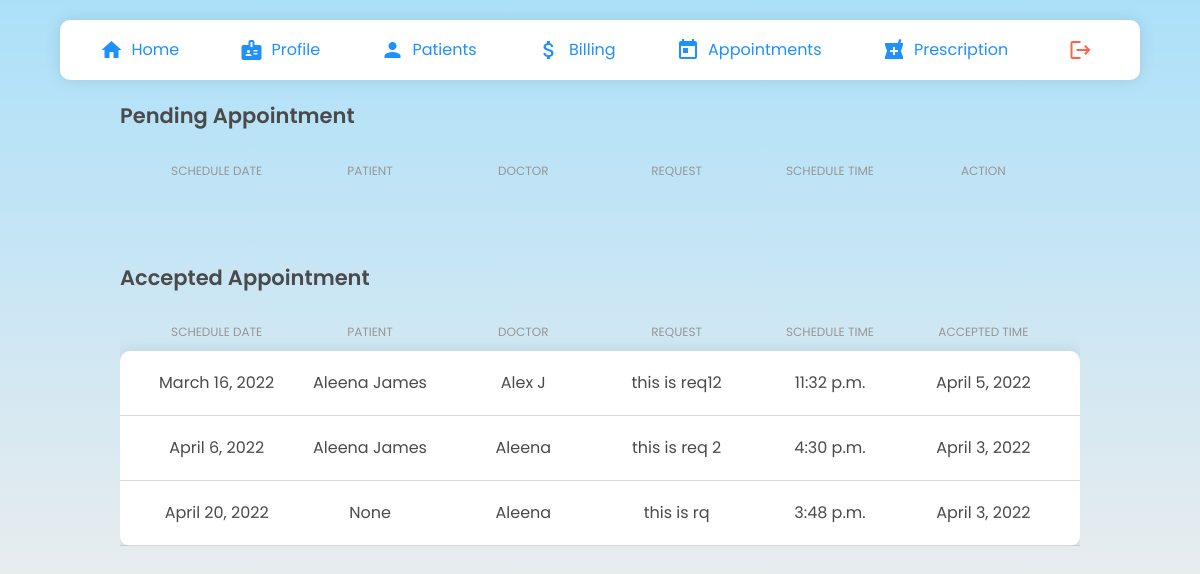
The app's page /doctors/manage-appt/ (signed in), older data.
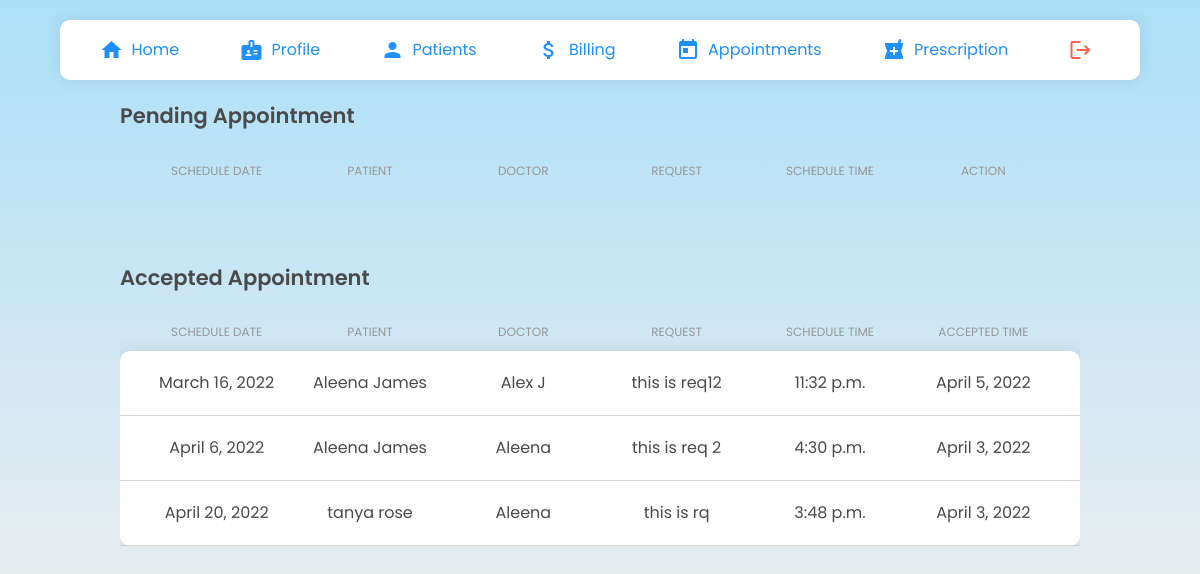
The same page, newer data.
### clinic/models.py (models this page shows, shortened)
class Schedule(models.Model):
    STATUS = ( ('Confirmed','Confirmed'), ('Cancel','Cancel'), ('Reschedule','Reschedule'), ('Attended','Attended'), ('Pending','Pending'))
    scheduleDate = models.DateField()
    scheduleTime = models.TimeField(blank=True,null=True)
    accepted = models.BooleanField(default=False)
    accepted_date = models.DateField(auto_now_add=False, null=True, blank=True)
    request = models.TextField(blank=True)
    status = models.CharField(null=True, max_length=10, choices=STATUS,blank=True)
    patient =  models.ForeignKey('patients.Patient', null=True, on_delete= models.CASCADE)
    doctor = models.ForeignKey('doctors.Doctors', null=True, on_delete=models.CASCADE)
    date_created= models.DateTimeField(auto_now_add=True, null=True)
    class Meta:
        ordering = ["-date_created"]

### patients/models.py (models this page shows, shortened)
class Patient(models.Model):
    user = models.OneToOneField(User, on_delete= models.CASCADE, primary_key= True)
    pname=models.CharField(max_length=200, null=True)
    age=models.CharField(max_length=4, null=True)
    gender= models.CharField(max_length=6, null=True)
    email=models.CharField(max_length=200, null=True)
    address= models.CharField(max_length=500, null=True)
    phone= models.CharField(max_length=13, null=True)
    date_created= models.DateTimeField(auto_now_add=True, null=True)

### doctors/models.py (models this page shows, shortened)
class Doctors(models.Model):
    ROLE = (
			('Doctor', 'Doctor'),
			('Staff', 'Staff'),
			)
    user = models.OneToOneField(User, on_delete= models.CASCADE, primary_key= True)
    dname = models.CharField(max_length=200, null=True)
    phone = models.CharField(max_length=200, null=True)
    email = models.CharField(max_length=200, null=True)
    date_created = models.DateTimeField(auto_now_add=True, null=True)
    role = models.CharField(max_length=200, null=True,choices=ROLE)
    specialisation = models.CharField(max_length=200, null=True)
    address= models.CharField(max_length=200, null=True)

### doctors/views.py (the view, shortened to what this page needs)
# urls.py: path('manage-appt/', Manageapt.as_view() ,name="manage-appt"),
class Manageapt(LoginRequiredMixin,ListView):
    template_name = "doctors/mng.html"
    model = Schedule
    context_object_name= "apt"
    def get_context_data(self,*args, **kwargs):
        context= super().get_context_data(**kwargs)
        apt = Schedule.objects.all()
        context.update({
            "title":"Manage Appointment"
        })
        return context

### doctors/templates/doctors/mng.html (shortened to what this page needs)
{% extends 'doctors/navbar.html' %} {% load static %} {% block head %}
<link rel="stylesheet" type="text/css" href="{% static 'css/manage.css' %}" />
<link rel="stylesheet" type="text/css" href="{% static 'css/components.css' %}" />
{% endblock %} {% block content %}
<div class="manageMain">
  <div class="adcTableContainer">
    <h3>Pending Appointment</h3>
    <div class="adcTable">
      <div class="adcRow adcHead">
        <div class="adcCell">Schedule Date</div>
        <div class="adcCell">Patient</div>
        <div class="adcCell">Doctor</div>
        <div class="adcCell">Request</div>
        <div class="adcCell">Schedule Time</div>
        <div class="adcCell">Action</div>
      </div>
    </div>
    <br />
    <br />
    <br />
    <h3>Accepted Appointment</h3>
    <div class="adcTable">
      <div class="adcRow adcHead">
        <div class="adcCell">Schedule Date</div>
        <div class="adcCell">Patient</div>
        <div class="adcCell">Doctor</div>
        <div class="adcCell">Request</div>
        <div class="adcCell">Schedule Time</div>
        <div class="adcCell">Accepted Time</div>
      </div>
      <div class="adcRowBody">
        {% for i in apt %}
            {% if i.accepted == True %}
            <div class="adcRow">
                <div class="adcCell">{{i.scheduleDate}}</div>
                <div class="adcCell">{{i.patient.pname}}</div>
                <div class="adcCell">{{i.doctor.dname}}</div>
                <div class="adcCell">{{i.request}}</div>
                <div class="adcCell">{{i.scheduleTime}}</div>
                <div class="adcCell">{{i.accepted_date}}</div>
            </div>
            {% endif %}
        {% endfor %}
      </div>
    </div>
  </div>
</div>
    {% endblock %}

Row changes from the older to the newer data that the page shows:
changed through a linked row, Schedule "this is rq": patient.pname "None" → "tanya rose"
